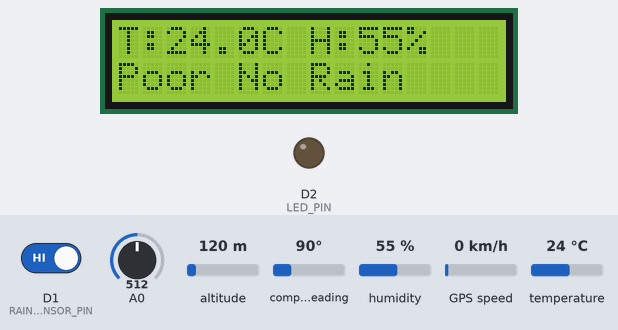
A sketch run on a simulated ESP8266 (NodeMCU). Shown: 16×2 character LCD, output pins drawn as LEDs (lit = HIGH). Inputs (shaded band) come from the test bench; at power-on: D1 (RAIN_SENSOR_PIN) HIGH, A0 = 512, altitude 120 m, compass heading 90°, humidity 55 %, GPS speed 0 km/h, temperature 24 °C. The GPS gets a fix after 3 s at 37.7749, -122.4194 with 8 satellites; what the sketch prints to the serial monitor is not drawn.

Above: at 3.2 s.
3.3 s: D1 (RAIN_SENSOR_PIN) driven LOW
At 7.4 s:
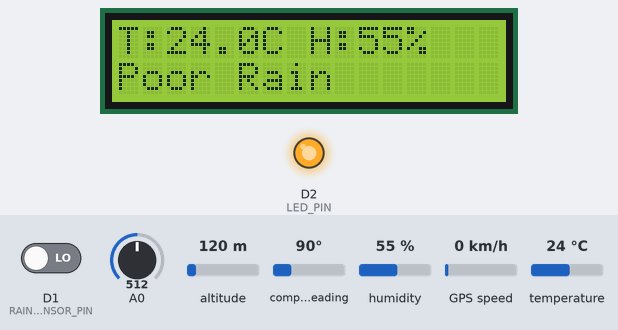
12.5 s: A0 set to 390
At 15.0 s:
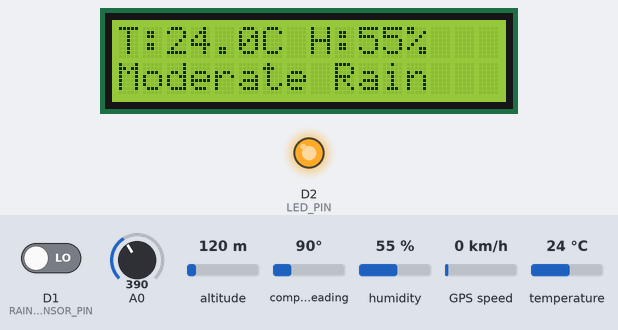
21.7 s: A0 set to 108
24.1 s: A0 set to 93
At 28.2 s:
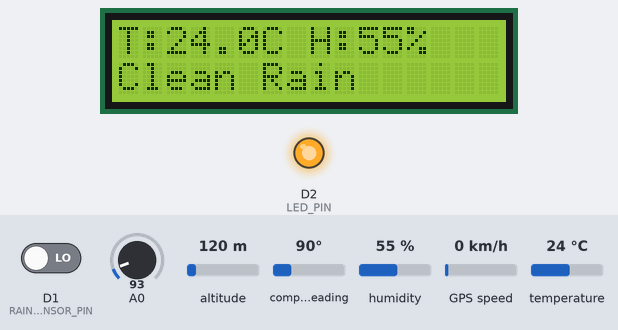
33.3 s: D1 (RAIN_SENSOR_PIN) driven HIGH
At 35.7 s:
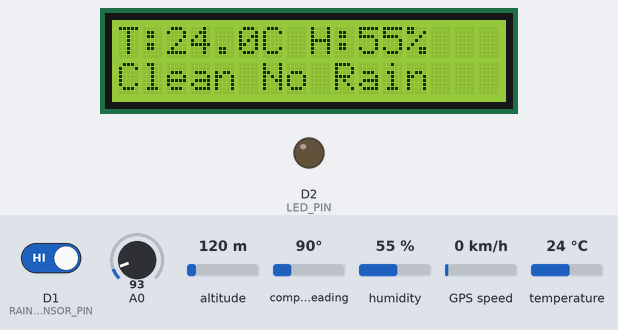
42.5 s: A0 set to 110
At 43.5 s:
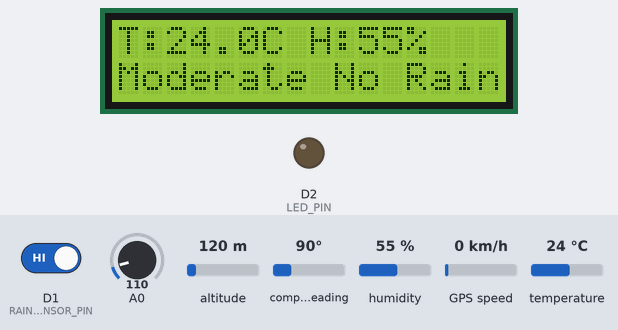
Timing chart, 0 to 45.5 s (numbered marks = the images above; inputs shaded):
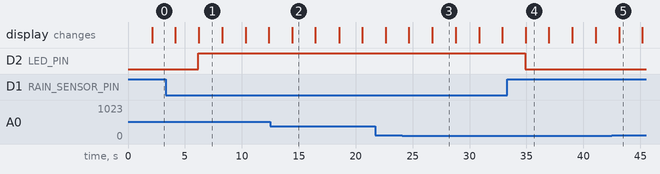

The sketch:

weather_monitoring.ino
```cpp
#include <LiquidCrystal_I2C.h>

#include <DHT.h>
#include <Wire.h>
#include <LiquidCrystal_I2C.h>
#include <TinyGPS++.h>
#include <SoftwareSerial.h>

// Pin Definitions
#define DHT_PIN D5          // DHT11 connected to NodeMCU pin D5 (GPIO14)
#define DHT_TYPE DHT11      // Specify the sensor type (DHT11 or DHT22)
#define MQ135_PIN D0        // MQ-135 sensor connected to NodeMCU analog pin A0
#define RAIN_SENSOR_PIN D1  // Rain sensor connected to NodeMCU pin D1 (GPIO5)
#define LED_PIN D2          // LED connected to NodeMCU pin D2 (GPIO4)

// GPS Pins
#define GPS_RX D6           // GPS RX connected to NodeMCU pin D6
#define GPS_TX D7           // GPS TX connected to NodeMCU pin D7

// Initialize sensors and peripherals
DHT dht(DHT_PIN, DHT_TYPE);                         // DHT sensor object
LiquidCrystal_I2C lcd(0x27, 16, 2);                 // LCD object
TinyGPSPlus gps;                                    // GPS object
SoftwareSerial gpsSerial(GPS_TX, GPS_RX);           // SoftwareSerial for GPS

void setup() {
  // Initialize serial communication
  Serial.begin(115200);
  gpsSerial.begin(9600);

  // Initialize DHT sensor
  dht.begin();

  // Initialize pins for Rain Sensor and LED
  pinMode(RAIN_SENSOR_PIN, INPUT); // Rain sensor pin as input
  pinMode(LED_PIN, OUTPUT);        // LED pin as output

  // Initialize LCD
  lcd.init();
  lcd.backlight();
  lcd.print("System Starting");
  delay(2000);
  lcd.clear();

  Serial.println("Multi-Sensor System Initialized");
}

void loop() {
  // 1. Read DHT11 Sensor (Temperature and Humidity)
  float humidity = dht.readHumidity();
  float temperature = dht.readTemperature();
  String dhtMessage;
  if (isnan(humidity) || isnan(temperature)) {
    dhtMessage = "DHT Error!";
    Serial.println("Failed to read from DHT sensor!");
  } else {
    dhtMessage = "T:" + String(temperature, 1) + "C H:" + String(humidity, 0) + "%";
    Serial.println(dhtMessage);
  }

  // 2. Read MQ-135 Sensor (Air Quality)
  int mq135Value = analogRead(MQ135_PIN);
  float mq135Voltage = mq135Value * (3.3 / 1023.0);
  String airQuality = (mq135Value < 100) ? "Clean" : (mq135Value < 400) ? "Moderate" : "Poor";

  Serial.print("MQ-135 | Value: ");
  Serial.print(mq135Value);
  Serial.print(" | Voltage: ");
  Serial.print(mq135Voltage, 2); // Two decimal places
  Serial.print(" V | Quality: ");
  Serial.println(airQuality);

  // 3. Read Rain Sensor
  int rainStatus = digitalRead(RAIN_SENSOR_PIN);
  String rainMessage = (rainStatus == LOW) ? "Rain detected!" : "No rain.";
  if (rainStatus == LOW) {
    digitalWrite(LED_PIN, HIGH); // Turn on LED
  } else {
    digitalWrite(LED_PIN, LOW);  // Turn off LED
  }
  Serial.println(rainMessage);

  // 4. Read GPS Data
  while (gpsSerial.available() > 0) {
    char c = gpsSerial.read();
    gps.encode(c);
  }

  String gpsMessage = "GPS Invalid!";
  if (gps.location.isValid()) {
    gpsMessage = "Lat:" + String(gps.location.lat(), 6) +
                 " Lon:" + String(gps.location.lng(), 6);
    Serial.println(gpsMessage);
  } else {
    Serial.println("Waiting for valid GPS data...");
  }

  // Display readings on LCD (rotate display content)
  lcd.clear();
  lcd.setCursor(0, 0); // First line
  lcd.print(dhtMessage);
  lcd.setCursor(0, 1); // Second line
  lcd.print(airQuality + " " + (rainStatus == LOW ? "Rain" : "No Rain"));
  delay(2000);

  lcd.clear();
  lcd.setCursor(0, 0); // First line
  lcd.print("GPS:");
  lcd.setCursor(0, 1); // Second line
  lcd.print(gpsMessage);
  delay(2000);
}
```

Measured:
- the behaviour switches between 100 and 99 on A0 (found by bisection; images 2 and 3)
- after the input at 3.3 s, D2 (LED_PIN): LOW → HIGH after 2.9 s; the display: first differs from a run without the input after 2.9 s (image 1)
- after the input at 12.5 s, the display: changes after 1.9 s (image 2)
- after the input at 24.1 s, the display: first differs from a run without the input after 2.6 s (image 3)
- after the input at 33.3 s, D2 (LED_PIN): HIGH → LOW after 1.6 s; the display: changes after 1.6 s (image 4)
- after the input at 42.5 s, the display: changes after 0.65 s (image 5)
- what the display in image 1 shows lasts 2.1 s, from 6.2 s to 8.3 s
